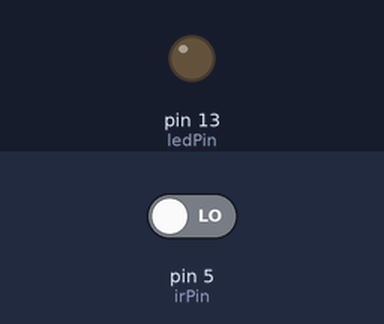
This sketch was run on a simulated Arduino Uno, built with avr-gcc and run on an emulated ATmega328P. Shown: output pins drawn as LEDs (lit = HIGH). Inputs (shaded band) come from the test bench; at power-on: pin 5 (irPin) LOW.

Above: at 1.2 s.
1.3 s: pin 5 (irPin) driven HIGH
At 2.7 s:
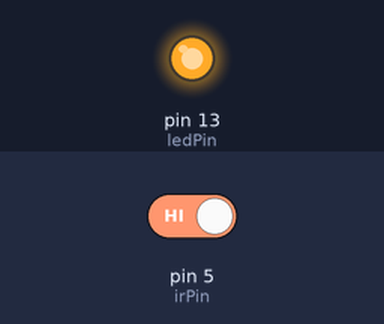
Timing chart, 0 to 4.3 s (numbered marks = the images above; inputs shaded):
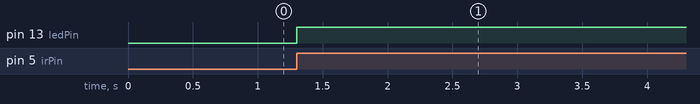

Measured:
- after the input at 1.3 s, pin 13 (ledPin): LOW → HIGH at once

The sketch:

IR_LED_TOGGLE.ino
```cpp
int irPin = 5;      // IR sensor connected to digital pin 5
int ledPin = 13;    // LED connected to digital pin 13
int previousState = LOW;  // Stores the previous state of the IR sensor

void setup() {
  pinMode(irPin, INPUT);
  pinMode(ledPin, OUTPUT);
}

void loop() {
  int currentState = digitalRead(irPin);

  // Check if the state of the IR sensor has changed
  if (currentState != previousState) {
    if (currentState == HIGH) {
      digitalWrite(ledPin, !digitalRead(ledPin));  // Toggle the LED state
    }
    previousState = currentState;
    delay(100);  // Debounce delay to avoid rapid toggling due to sensor noise
  }
}
```
